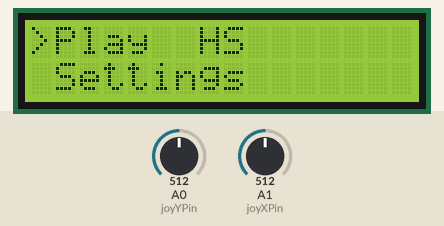
A sketch run on a simulated Arduino Uno, built with avr-gcc and run on an emulated ATmega328P. On the bench: 16×2 character LCD. Inputs (shaded band) come from the test bench; at power-on: A1 (joyXPin) = 512, A0 (joyYPin) = 512.

Above: at 1.2 s.
1.3 s: A1 (joyXPin) set to 594
4.3 s: A1 (joyXPin) set to 617
At 5.8 s:
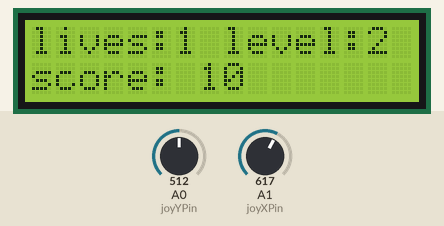
7.3 s: A0 (joyYPin) set to 390
At 8.5 s:
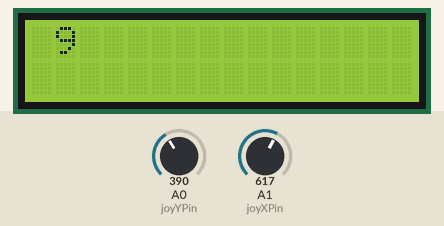
Timing chart, 0 to 10.3 s (numbered marks = the images above; inputs shaded):
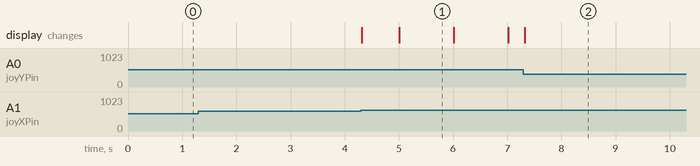

The sketch:

Tema_LCD_MENU.ino
```cpp
// Lcd menu

#include <LiquidCrystal.h>

const int rsPin = 12;
const int ePin = 11;
const int d4Pin = 5;
const int d5Pin = 4;
const int d6Pin = 3;
const int d7Pin = 2;

const int joyXPin = A1;
const int joyYPin = A0;

bool joyMovedX = false;
bool joyMovedY = false;
int minThreshold = 400;
int maxThreshold = 600;
int modifyState = 1;

LiquidCrystal lcd(rsPin, ePin, d4Pin, d5Pin, d6Pin, d7Pin);

void setup(){
  //setup the LCD's number of columns and rows
  lcd.begin(16,2);
  Serial.begin (9600);
  //lcd.print("Hello, world!");
}

int xValue;
int yValue;
int number=0;

int menu=1;
int menuType=1;

void Menu(){
  switch(menu){
    case 0:
    menu = 1;
    break;
    case 1:
    lcd.clear();
    lcd.print("                     ");
    lcd.setCursor(0,0);
    lcd.print(">Play  HS");
    //delay(1);
    lcd.setCursor(0,1);
    //lcd.print("         ");
    //lcd.setCursor(0,0);
    lcd.print(" Settings");
    break;
    case 2:
    lcd.clear();
    lcd.print("                     ");
    lcd.setCursor(0,0);
    lcd.print(" Play >HS");
    //delay(1);
    lcd.setCursor(0,1);
    //lcd.print("         ");
    //lcd.setCursor(0,0);
    lcd.print(" Settings");
    break;
    case 3:
    lcd.clear();
    lcd.print("                     ");
    lcd.setCursor(0,0);
    lcd.print(" Play  HS");
    //delay(1);
    lcd.setCursor(0,1);
    //lcd.print("         ");
    //lcd.setCursor(0,0);
    lcd.print(">Settings");
    break;
    case 4:
    menu = 3;
    break;
  }
}

int lives=1;
int level=2;
int score=0;
int startTime=millis();

void Menu1(){
  score=((millis()-startTime)/1000)*level;
  lcd.clear();
  lcd.print("lives:");
  lcd.print(lives);
  lcd.print(" level:");
  lcd.print(level);
  lcd.setCursor(0,1);
  lcd.print("score: ");
  lcd.print(score);
}

char incomingByte = 0;
String username="";
int highscore=9;
bool stringComplete=false;

void Menu2(){
  lcd.clear();
  lcd.setCursor(0,0);
  lcd.print(username);
  lcd.print(" ");
  lcd.print(highscore);
}

void Menu3(){
  lcd.clear();
  lcd.setCursor(0,0);
  lcd.print("Level: ");
  lcd.print(level);
  lcd.setCursor(0,1);
  lcd.print(username);
}

void Menu31(){
  //lcd.clear();
  lcd.setCursor(0,0);
  lcd.print("Reading...");
  if (Serial.available() > 0) {
    incomingByte=Serial.read();
    username+=incomingByte;
    if(incomingByte=='\n'){
      stringComplete=true;
    }
  }
}


void loop(){
  lcd.setCursor(4, 1);
  //lcd.print(millis() /1000);
  xValue = analogRead(joyXPin);
   if (xValue < minThreshold && joyMovedX == false && modifyState == 1) {
     if(menuType>=1){
      menuType--;
    }
    joyMovedX = true;
  }
   if (xValue > maxThreshold && joyMovedX == false && modifyState == 1) {
    if(menuType<=3){
      menuType++;
    }

    joyMovedX = true;
  }
  if (xValue >= minThreshold && xValue <= maxThreshold) {
    joyMovedX = false;
  }


  yValue = analogRead(joyYPin);
   if (yValue < minThreshold && joyMovedY == false && modifyState == 1) {
    menu++;
    joyMovedY = true;
  }
   if (yValue > maxThreshold && joyMovedY == false && modifyState == 1) {
    menu--;
    joyMovedY = true;
  }
  if (yValue >= minThreshold && yValue <= maxThreshold) {
    joyMovedY = false;
  }
  if(menuType==1){
    Menu();
  } else if(menu==1){
    Menu1();
  } else if(menu==2){
    Menu2();
  } else if(menu==3){
    Menu3();
    if(menuType==3)
      lcd.clear(),Menu31();
  }


  //delay(1);

  //lcd.print(number);
  //lcd.print("    ");
}
```

Measured:
- the behaviour switches between 600 and 601 on A1 (joyXPin) (found by bisection; images 0 and 1)
- after the input at 1.3 s, every drawn part: stays the same
- after the input at 4.3 s, the display: first changes at once (image 1 shows a later state)
- what the display in image 1 shows lasts 1.0 s, from 5.0 s to 6.0 s
